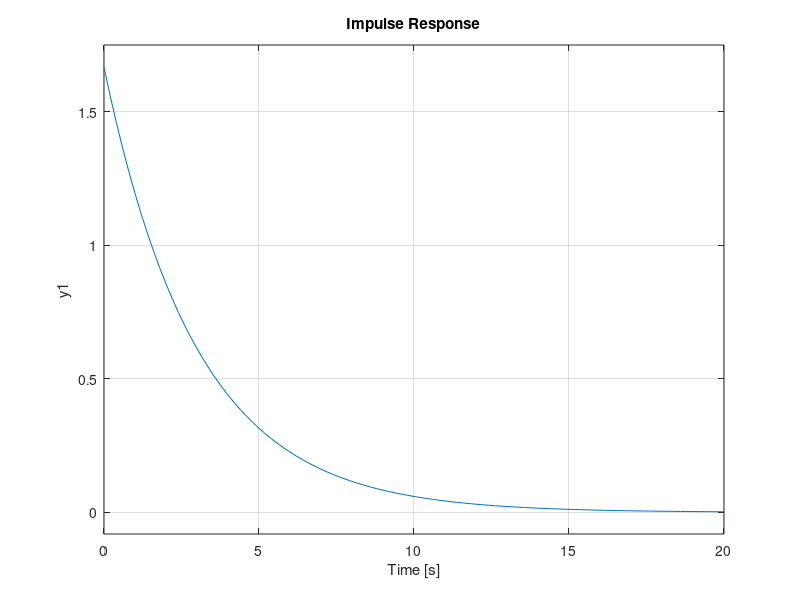
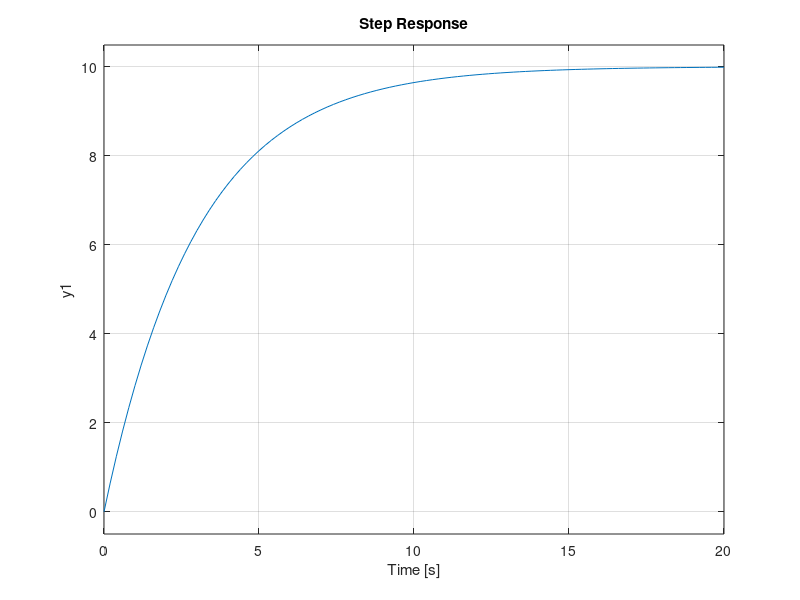
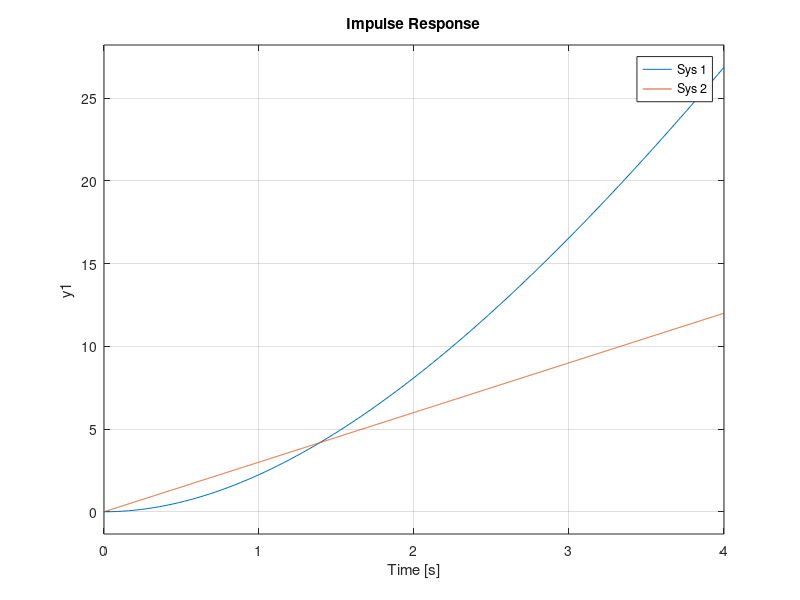
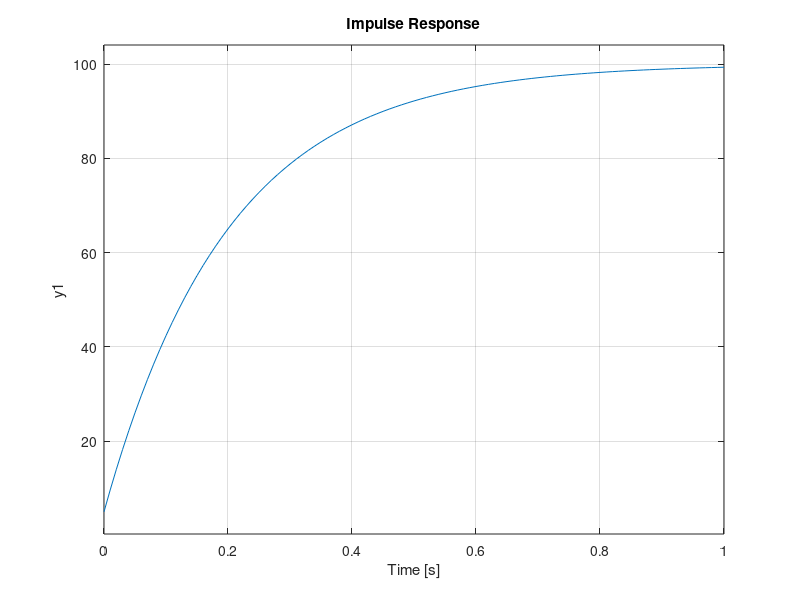

Write MATLAB code to recreate these figures, in order.
%% Intro
clear all;
close all; 
clc;


% tf para decirle que la variable "s" es la que se usa en Laplace.
s = tf("s");

g = 10/(6*s+2);

figure
impulse(g);


% Respuesta al ecalón de amplitud 2.
figure 
step(2*g)

% Respuesta a la rampa x(t) = 3t.
figure
impulse(g*3/s^2,3/s^2,4)

R = 1e6;
C = 0.2e-6;
K = 100;

%% Despues
R = 1e6;
C = 0.2e-6;
K = 100;
Vo_o = 5;

Vi_s = K/s;
Vo_s = Vi_s*(1/(R*C*s+1))+(R*C*Vo_o)/(R*C*s+1);
figure
impulse(Vo_s,1)

figure
Vo_o = 0;
Vo_s = Vi_s*(1/(R*C*s+1))+(R*C*Vo_o)/(R*C*s+1);

impulse(Vo_s,1)


